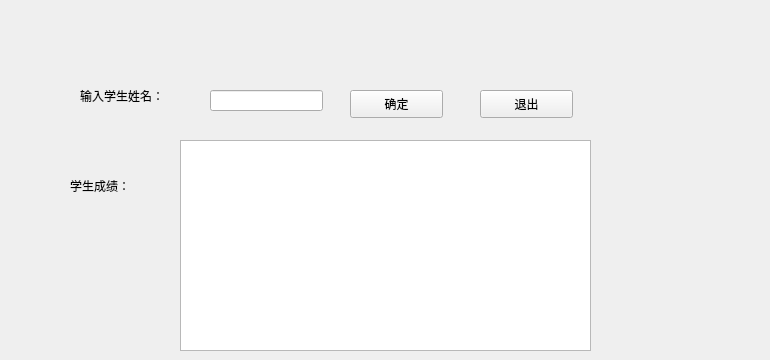
      <widget class="QWidget" name="page_3">
       <widget class="QLineEdit" name="lineEdit_3">
        <property name="geometry">
         <rect>
          <x>210</x>
          <y>90</y>
          <width>113</width>
          <height>21</height>
         </rect>
        </property>
       </widget>
       <widget class="QPushButton" name="pushButton_9">
        <property name="geometry">
         <rect>
          <x>350</x>
          <y>90</y>
          <width>93</width>
          <height>28</height>
         </rect>
        </property>
        <property name="text">
         <string>确定</string>
        </property>
       </widget>
       <widget class="QLabel" name="label_7">
        <property name="geometry">
         <rect>
          <x>80</x>
          <y>70</y>
          <width>121</width>
          <height>51</height>
         </rect>
        </property>
        <property name="text">
         <string>输入学生姓名：</string>
        </property>
       </widget>
       <widget class="QTextEdit" name="textEdit_2">
        <property name="geometry">
         <rect>
          <x>180</x>
          <y>140</y>
          <width>411</width>
          <height>211</height>
         </rect>
        </property>
       </widget>
       <widget class="QLabel" name="label_8">
        <property name="geometry">
         <rect>
          <x>70</x>
          <y>160</y>
          <width>121</width>
          <height>51</height>
         </rect>
        </property>
        <property name="text">
         <string>学生成绩：</string>
        </property>
       </widget>
       <widget class="QPushButton" name="pushButton_10">
        <property name="geometry">
         <rect>
          <x>480</x>
          <y>90</y>
          <width>93</width>
          <height>28</height>
         </rect>
        </property>
        <property name="text">
         <string>退出</string>
        </property>
       </widget>
       <widget class="QWidget" name="widget_14" native="true">
        <property name="geometry">
         <rect>
          <x>20</x>
          <y>10</y>
          <width>741</width>
          <height>61</height>
         </rect>
        </property>
        <property name="styleSheet">
         <string notr="true">border-image: url(:/new/prefix1/image/35.jpg);</string>
        </property>
       </widget>
      </widget>
